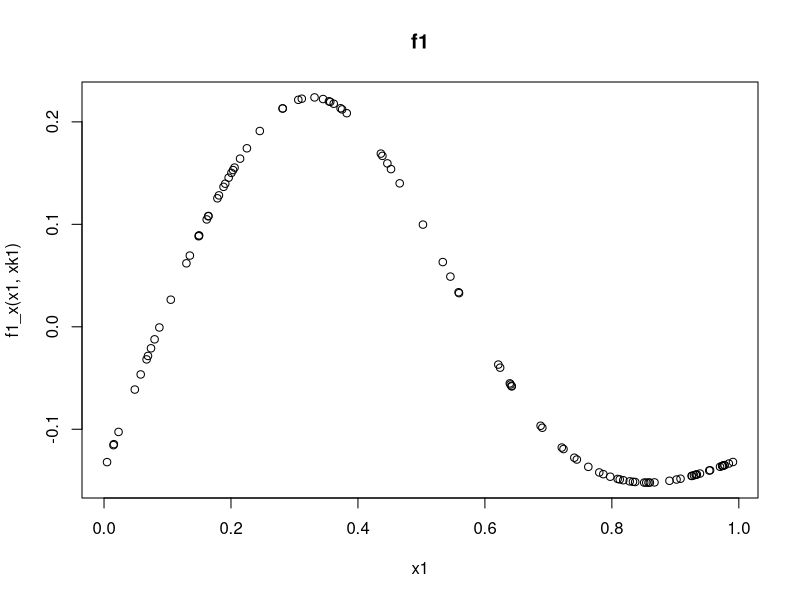
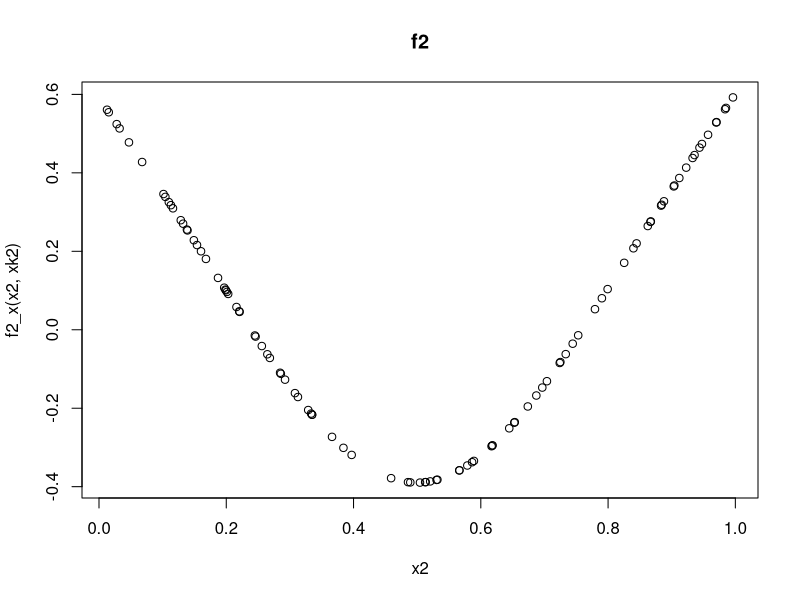
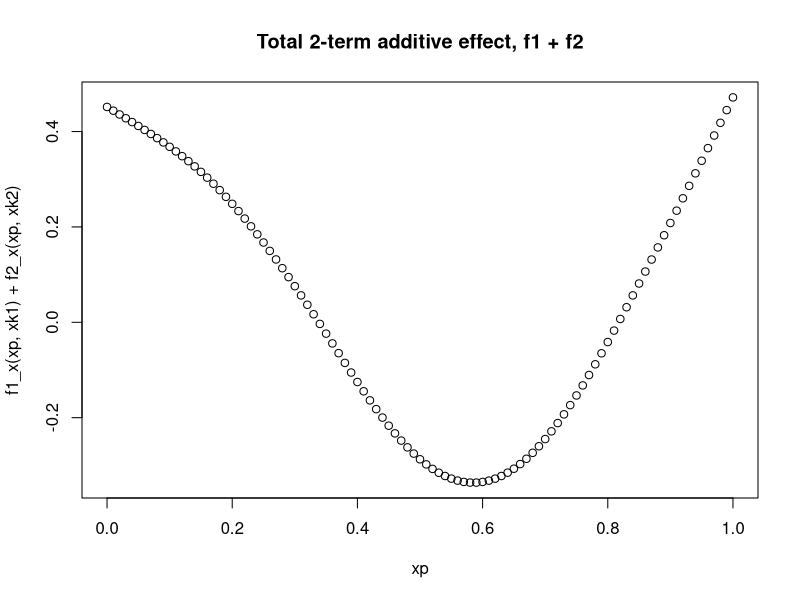
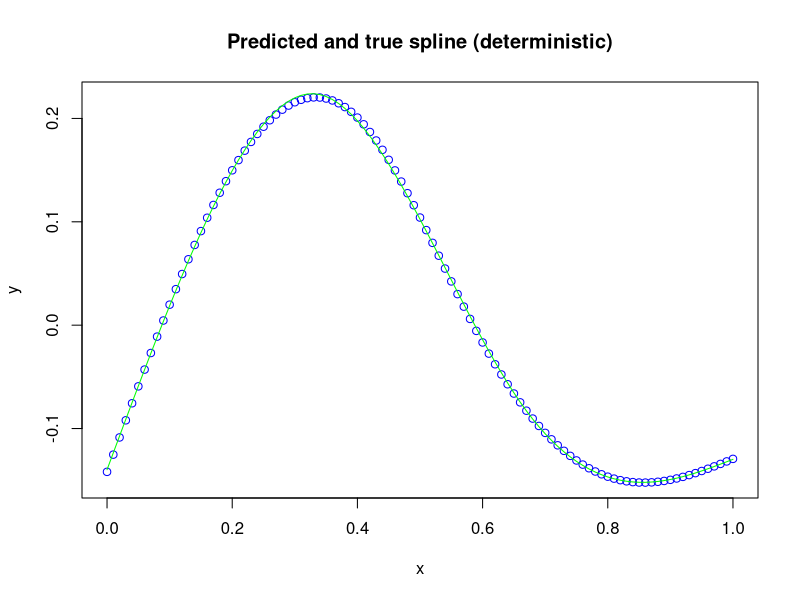
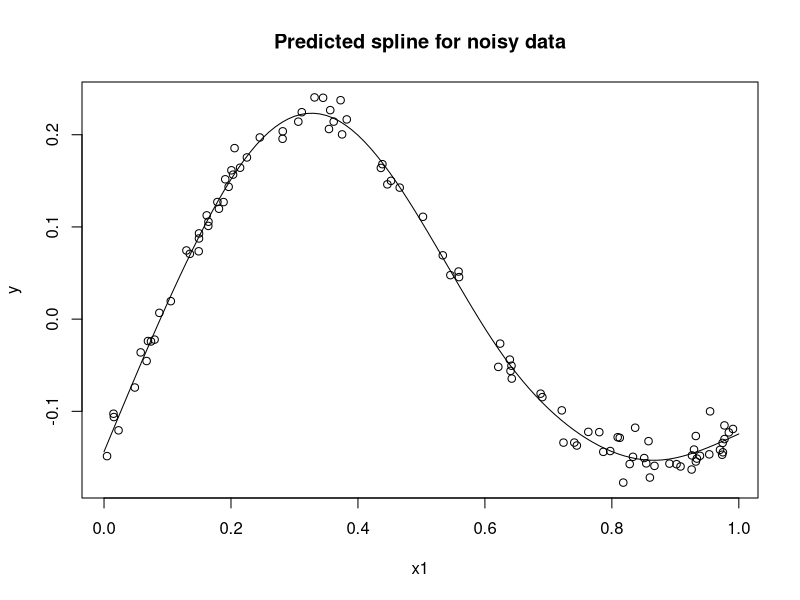
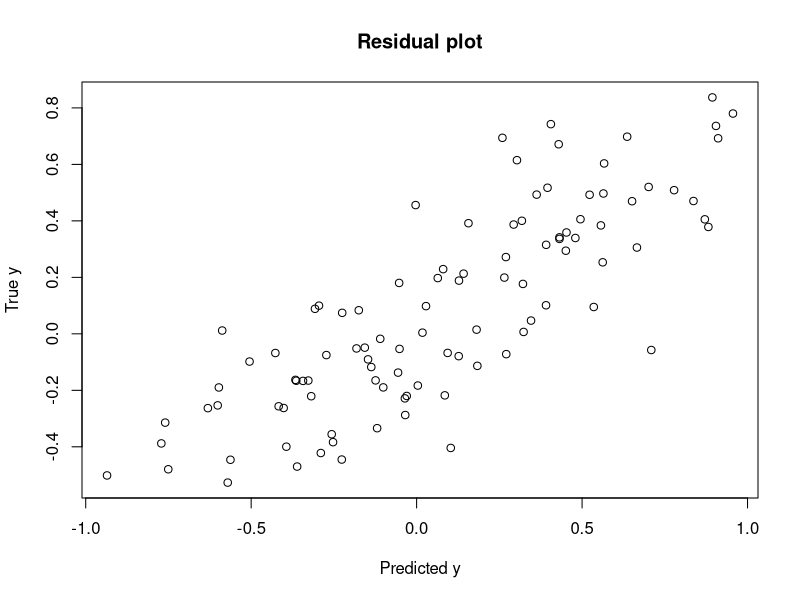
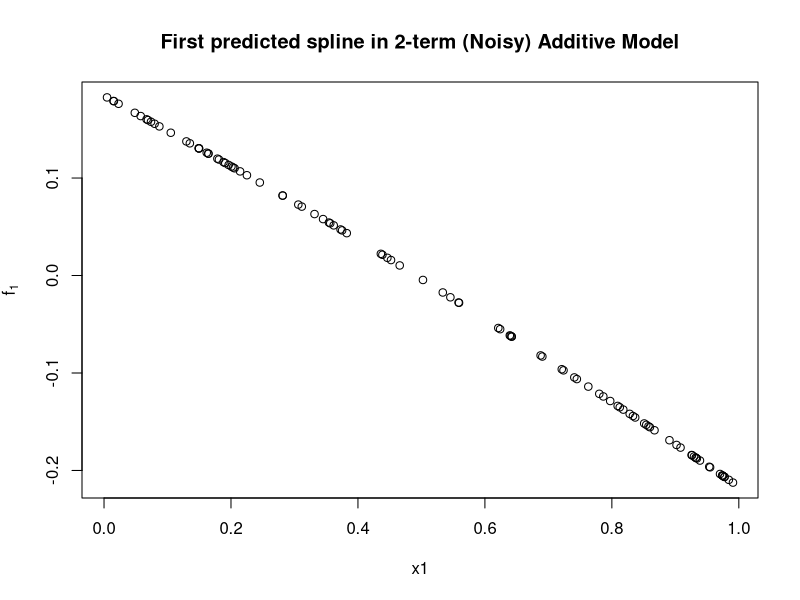
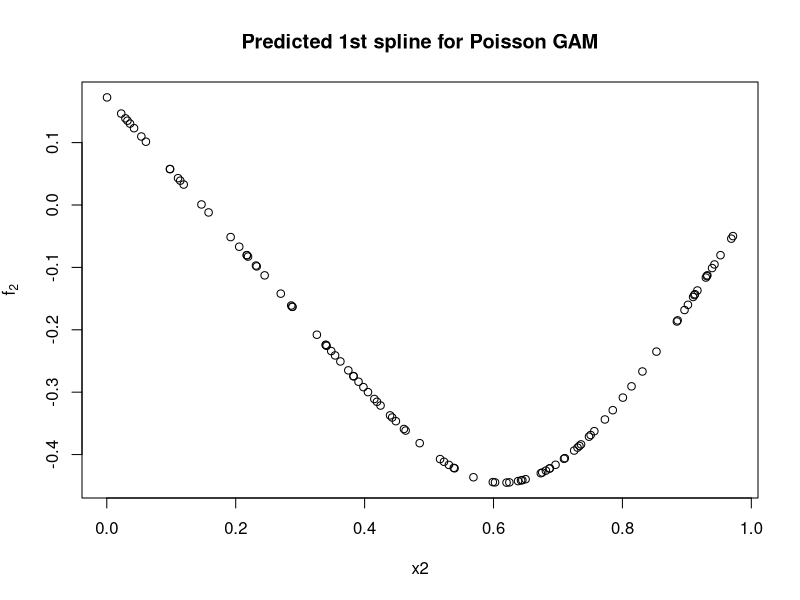

Reproduce these figures in R, in order.

##############################################################################
#Poisson GLM and GAM Implementation in Simulation Studies and Real-world Datasets
##############################################################################
#Poisson GLM (Poisson Loglinear model)
#Simulation study
n <- 100
p <- 10
X <- matrix(rnorm(n*p), nrow=n, ncol=p)
beta <- rnorm(p)

eta <- X %*% beta

link <- function(x) {
  return(log(x))
}

inv_link <- function(x) {
  return(exp(x))
}

grad_link <- function(x) {
  return(1/x)
}

mu <- inv_link(eta) #g(mu) = eta 

y <- matrix(0,n)
for (i in 1:n) {
  y[i] <- rpois(1,mu[i])
}

#IRLS (Slow implementation due to direct call for computation of inverse)
mu_t <- y + 1
iters <- 10

IRLS <- function(X, y, mu_t) {
  eta_t <- link(mu_t)
  for (t in 1:iters) {
    D_t <- diag(c(mu_t))
    W_t <- mu_t
    z_t <- eta_t + solve(D_t) %*% (y - mu_t)
    lm.fit <- lm(z_t ~ X-1, weights = W_t)
    beta_t <- lm.fit$coefficients
    eta_t <- X %*% beta_t
    mu_t <- inv_link(eta_t)
  }
  
  return(list(beta_t, solve(t(X) %*% diag(c(W_t)) %*% X)))
} 

result <- IRLS(X, y, mu_t)
beta_pred <- result[[1]]
sigma_pred <- result[[2]]

sum((beta_pred - beta)^2) #L2 norm for weights
c(beta_pred[1] - 1.96 * sigma_pred[1,1], beta_pred[1] + 1.96 * sigma_pred[1,1]) #C.I.

#Run on real dataset
library(MASS)
library(mgcv) #install.packages("mgcv")
library(foreign)

df <- read.csv("twitter_analysis.csv")
#Drop responses with NA
df <- df[!is.na(df$fakenewstot),]

features <- c('fakenewstot', 'female','white','income', 'party_01', 'ideology', 'cynicism')
nonlabel_features <- c('female','white','income', 'party_01', 'ideology', 'cynicism')
df <- df[features]

set.seed(42)
n<-dim(df)[1]; test_size <- 0.33
indices <- sample(n)
train_indices <- indices[c(1:(n*(1-test_size)))]
train_dat <- df[train_indices,]
test_dat <- df[-train_indices,]
test_y <- df$fakenewstot[-train_indices]

train_y <- train_dat$fakenewstot
X <- cbind(1,train_dat[nonlabel_features])
X$female <- as.factor(X$female)
X$white <- as.factor(X$white)
X$party_01 <- as.factor(X$party_01)
X <- model.matrix(~., data=X)[,-1]
mu_t <- train_y + 1

result <- IRLS(X, train_y, mu_t) #This takes a bit to run - slow code implementation
beta_pred <- result[[1]]
sigma_pred <- result[[2]]

glm.fit <- glm(fakenewstot ~ as.factor(female) + as.factor(white)
               + income + as.factor(party_01) + ideology + cynicism,
               data=train_dat, family='poisson') #Compare with glm package

beta <- glm.fit$coefficients
sum((beta_pred - beta)^2) #L2 norm between weights
c(beta_pred[1] - 1.96 * sigma_pred[1,1], beta_pred[1] + 1.96 * sigma_pred[1,1]) #C.I.

summary(glm.fit)
sqrt(sum((exp(predict(glm.fit, test_dat)) - test_y)^2)/length(test_y))

#Ordinary Linear Regression for comparison
beta_ols <- solve(t(X) %*% X) %*% t(X) %*% train_y
sigma_ols <- sum((train_y - X %*% beta_ols)^2)/(length(train_y)-length(beta_ols))
std_err <- sqrt(diag(solve(t(X) %*% X) * sigma_ols))
ub_ols_CI <- beta_ols + 1.96 * std_err
lb_ols_CI <- beta_ols - 1.96 * std_err

lm.fit <- lm(train_y ~ 0 + X)
sum((beta_ols - lm.fit$coefficients)^2) #L2 norm between weights
confint(lm.fit)

X_test <- cbind(1,test_dat[nonlabel_features])
X_test$female <- as.factor(X_test$female)
X_test$white <- as.factor(X_test$white)
X_test$party_01 <- as.factor(X_test$party_01)
X_test <- model.matrix(~., data=X_test)[,-1]
sqrt(sum((X_test %*% beta_ols - test_y)^2)/length(test_y))

##############################################################################
#GAM Implementation
#Simulation study
q1 <- 4 
q2 <- 5
mu_beta <- 100
beta1 <- rnorm(q1, c(mu_beta,-0.5*mu_beta), 0.5)
beta2 <- rnorm(q2, c(mu_beta,-0.5*mu_beta), 0.5)
beta1[1] <- beta1[2] <- 0.01
beta2[1] <- beta2[2] <- 0.01

rk<-function(x,z) { 
  ((z-0.5)^2-1/12)*((x-0.5)^2-1/12)/4 - 
    ((abs(x-z)-0.5)^4 -(abs(x-z)-0.5)^2/2+7/240)/24 
}

xk1 <- c(2/6 , 4/6)
xk2 <- c(1/6, 3/6, 5/6)

n <- 100
x1 <- runif(n)
x2 <- runif(n)

f1_x <- function(x1, xk1) {
  return( beta1[1]*1 + beta1[2]*x1 + beta1[3]*rk(x1, xk1[1]) 
          + beta1[4]*rk(x1, xk1[2]) )
}

f2_x <- function(x2, xk2) {
  return( beta2[1]*1 + beta2[2]*x2 + beta2[3]*rk(x2, xk2[1]) 
          + beta2[4]*rk(x2, xk2[2]) + beta2[5]*rk(x2, xk2[3]))
}

#Plots of true underlying functions 
#Check back here for reference and comparison
plot(x1, f1_x(x1,xk1)) ; title('f1')
plot(x2, f2_x(x2,xk2)) ; title('f2')
xp<-0:100/100 
plot(xp, f1_x(xp,xk1) + f2_x(xp,xk2))
title('Total 2-term additive effect, f1 + f2')

spl.X<-function(x,xk) { 
  q <- length(xk)+2 
  n <- length(x) 
  X <- matrix(1,n,q)
  X[,2] <- x 
  X[,3:q] <- outer(x,xk,FUN=rk) 
  return(X)
  }

#Deterministic Non-additive model
#Regression spline for non-noisy data
xk<-1:4/5 #rank q=6 basis to approximate rank q=4 basis f1(x) 
X<-spl.X(x1,xk) 
lm.fit<-lm(f1_x(x1,xk1)~X-1) 
Xp<-spl.X(xp,xk) 
plot(xp,Xp%*%lm.fit$coefficients, col='blue', xlab='x', ylab='y') # plot fitted spline
lines(xp, f1_x(xp,xk1), col='green')
title('Predicted and true spline (deterministic)')

spl.S<-function(xk) { 
  q <- length(xk)+2
  S<-matrix(0,q,q)
  S[3:q,3:q] <- outer(xk,xk,FUN=rk)
  return(S)
  } 

mat.sqrt<-function(S) { 
  d <- eigen(S,symmetric=TRUE) 
  rS<-d$vectors%*%diag(d$values^0.5)%*%t(d$vectors) 
  return(rS)
  }
  
prs.fit<-function(y,x,xk,lambda) { 
  q <- length(xk)+2 
  n <- length(x) 
  Xa <- rbind(spl.X(x,xk), mat.sqrt(spl.S(xk))*sqrt(lambda)) 
  y[(n+1):(n+q)]<-0 
  return(lm(y~Xa-1))
  }

#Penalized regression spline for noisy data
xk<-1:7/8 #rank q=9 basis to approximate rank q=4 basis f1(x)
y <- f1_x(x1,xk1)+rnorm(n,0,mean(abs(f1_x(x1,xk1)))/10)
prs.model<-prs.fit(y,x1,xk,0.0001) 
xp<-0:100/100
Xp<-spl.X(xp,xk) 
plot(x1,y)
lines(xp,Xp%*%prs.model$coefficients)
title('Predicted spline for noisy data')

#Consider (deterministic) additive model
am.setup<-function(x1,x2,q=10) {
  xk1 <- quantile(unique(x1),1:(q-2)/(q-1)) 
  xk2 <- quantile(unique(x2),1:(q-2)/(q-1)) 
  S <- list()
  S[[1]] <- S[[2]] <- matrix(0,2*q-1,2*q-1) 
  S[[1]][2:q,2:q] <- spl.S(xk1)[-1,-1] 
  S[[2]][(q+1):(2*q-1),(q+1):(2*q-1)] <- spl.S(xk2)[-1,-1] 
  n<-length(x1) 
  X<-matrix(1,n,2*q-1) 
  X[,2:q]<-spl.X(x1,xk1)[,-1] 
  X[,(q+1):(2*q-1)]<-spl.X(x2,xk2)[,-1] 
  return(list(X=X,S=S)) 
  }
  
result <- am.setup(x1,x2,q=10)
X <- result[[1]]
S <- result[[2]]

fit.am <- function(y,X,S,sp){
  rS <- mat.sqrt(sp[1]*S[[1]]+sp[2]*S[[2]]) 
  q <- ncol(X)
  n <- nrow(X) 
  X1 <- rbind(X,rS)
  y1 <- y 
  y1[(n+1):(n+q)] <- 0 
  b <- lm(y1~X1-1) 
  trA <- sum(influence(b)$hat[1:n]) 
  norm <- sum((y-fitted(b)[1:n])^2) 
  return(list(model=b,gcv=norm*n/(n-trA)^2,sp=sp))
  }

y <- f1_x(x1,xk1) + f2_x(x2,xk2) + 
  rnorm(n,0,mean(abs(f1_x(x1,xk1) + f2_x(x2,xk2))))

sp <- c(0,0)
for (i in 1:30) {
  for (j in 1:30) { 
    sp[1] <- 1e-5*2^(i-1); sp[2]<-1e-5*2^(j-1) 
    b <- fit.am(y,X,S,sp) 
    if (i+j==2) best <- b 
    else if (b$gcv<best$gcv) best<-b
    }
  }

best$sp #best smoothing spline parameters

plot(y,fitted(best$model)[1:100], xlab="Predicted y",ylab="True y") 
title('Residual plot')

b <- best$model
b$coefficients[11:19]<-0
f0<-predict(b)
plot(x1,f0[1:100],xlab="x1", ylab=expression(hat(f[1])))
title('First predicted spline in 2-term (Noisy) Additive Model')

##########################################################
#Poisson GAM; y ~ Poiss(lambda), lambda = f1(x) + f2(x)
n <- 100
x1 <- runif(n)
x2 <- runif(n)

y <- matrix(0,n)
for (i in 1:n) {
  y[i] <- rpois(1,exp(f1_x(x1[i],xk1) + f2_x(x2[i],xk2)))
}

result <- am.setup(x1,x2,q=10)
X <- result[[1]]
S <- result[[2]]

fit.gamPoisson <- function(y,X,S,sp) { 
  rS <- mat.sqrt(sp[1]*S[[1]]+sp[2]*S[[2]]) 
  q <- ncol(X) 
  n <- nrow(X) 
  X1 <- rbind(X,rS) 
  b <- rep(0,q)
  b[1] <- 1
  norm <- 0; old.norm <- 1 
  while (abs(norm-old.norm)>1e-2*norm) { 
    eta <- (X1%*%b)[1:n] 
    mu <- exp(eta)
    w <- mu
    z <- (y-mu)/mu + eta 
    z[(n+1):(n+q)] <- 0 
    m <- lm(z~X1-1, weights=c(sqrt(mu),matrix(1,q))) 
    b <- m$coefficients 
    trA <- sum(influence(m)$hat[1:n]) 
    old.norm <- norm; norm <- sum((z-fitted(m))[1:n]^2)
    } 
  return(list(model=m,gcv=norm*n/(n-trA)^2,sp=sp))
  }

sp <- c(0,0)
for (i in 1:30) {
  for (j in 1:30) { 
    sp[1] <- 1e-5*2^(i-1); sp[2]<-1e-5*2^(j-1) 
    b <- fit.gamPoisson(y,X,S,sp) 
    if (i+j==2) best <- b 
    else if (b$gcv<best$gcv) best<-b
  }
}

best$sp

b <- best$model
b$coefficients[11:19]<-0
f0<-predict(b)
plot(x1,f0[1:n],xlab="x2", ylab=expression(hat(f[2])))
title('Predicted 1st spline for Poisson GAM')

b <- best$model
b$coefficients[2:10]<-0
f0<-predict(b)
plot(x2,f0[1:n],xlab="x2", ylab=expression(hat(f[2])))
title('Predicted 2nd spline for Poisson GAM')

gam.fit <- gam(y ~ s(x1) + s(x2) + 1, family='poisson')
plot(gam.fit, pages = 1)

plot(xp, f1_x(xp,xk1)) #True functions
plot(xp, f2_x(xp,xk2))

rS <- mat.sqrt(sp[1]*S[[1]]+sp[2]*S[[2]]) 
X1 <- rbind(X,rS) 
eta <- (X1%*%b$coefficients)[1:n] 
mu <- exp(eta)

#C.I.s (WORK IN PROGRESS - Using Bayesian Approach as in Wood (2006))
vars <- diag(solve(t(X) %*% diag(mu) %*% X + best$sp[1]*S[[1]]+best$sp[2]*S[[2]]))
vars

#Lower bound for 1st function
b <- best$model
lb_b <- b$coefficients - 1.96 * vars
b$coefficients <- lb_b
b$coefficients[11:19]<-0
f1_lb<-predict(b)
plot(x1,f1_lb[1:n],xlab="x1")

#Upper bound for 1st function
b <- best$model
ub_b <- b$coefficients + 1.96 * vars
b$coefficients <- ub_b
b$coefficients[11:19]<-0
f1_ub<-predict(b)
plot(x1,f1_ub[1:n],xlab="x1")

################
#Apply to real-world dataset
rg <- range(train_dat$income) 
train_dat$income <- (train_dat$income- rg[1])/(rg[2]-rg[1]) 

rg <- range(train_dat$cynicism) 
train_dat$cynicism <- (train_dat$cynicism- rg[1])/(rg[2]-rg[1]) 

result <- am.setup(train_dat$income, train_dat$cynicism)
X <- result[[1]]
S <- result[[2]]

sp <- c(0,0)
for (i in 1:30) {
  for (j in 1:30) { 
    sp[1] <- 1e-5*2^(i-1); sp[2]<-1e-5*2^(j-1) 
    b <- fit.gamPoisson(train_y,X,S,sp) 
    if (i+j==2) best <- b 
    else if (b$gcv<best$gcv) best<-b
  }
}

best$sp #best smoothing parameters

#Get plots from fitted coefficients
#Income
b <- best$model; n <- dim(train_dat)[1]
b$coefficients[11:19]<-0
f0<-predict(b)
plot(train_dat$income,f0[1:n],xlab="income", ylab=expression(hat(f[1])))
title('Fake-clicks vs Income')

xp<-1:1000/1000; q<-10
qs <- quantile(unique(train_dat$income),1:(q-2)/(q-1)) 
f_income <- rep(0, 1000); i <- 1; j <- 1
for (beta in b$coefficients[1:10]) {
  if (i == 1) {
    f_income <- f_income + beta * 1
    i <- i + 1
  }
  
  else if (i == 2) {
    f_income <- f_income + beta * xp
    i <- i + 1
  }
  
  else {
    f_income <- f_income + beta * rk(xp, qs[[j]]) #KNOTS
    j <- j + 1
  }
}

plot(xp, f_income, type='l', xlab='Income', ylab=expression(hat(f[1])))
lines(xp, xp*glm.fit$coefficients['income'], lty='dotted')
points(train_dat$income,f0[1:n])
title('Fake-clicks vs Income')

#Cynicism
b <- best$model
b$coefficients[2:10]<-0
f0<-predict(b)
plot(train_dat$cynicism,f0[1:n],xlab="Cynicism", ylab=expression(hat(f[2])))
title('Fake-clicks vs Cynicism')

xp<-1:1000/1000
qs <- quantile(unique(train_dat$cynicism),1:(q-2)/(q-1)) 
f_cynicism <- rep(0, 1000); i <- 1; j <- 1
for (beta in c(1,b$coefficients[11:19])) {
  if (i == 1) {
    f_cynicism <- f_cynicism + beta * 1
    i <- i + 1
  }
  
  else if (i == 2) {
    f_cynicism <- f_cynicism + beta * xp
    i <- i + 1
  }
  
  else {
    f_cynicism <- f_cynicism + beta * rk(xp, qs[[j]]) #KNOTS
    j <- j + 1
  }
}

plot(xp, f_cynicism, type='l', xlab='Cynicism', ylab=expression(hat(f[2])))
lines(xp, xp*glm.fit$coefficients['cynicism'], lty='dotted')
#points(train_dat$cynicism,f0[1:n])
title('Fake-clicks vs Cynicism')
